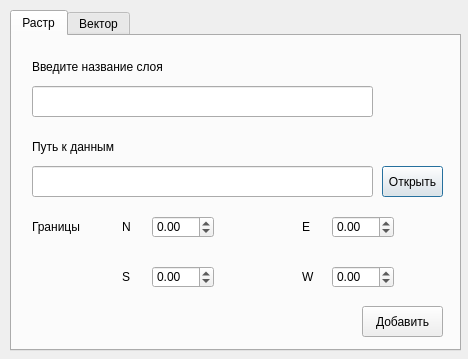
<?xml version="1.0" encoding="UTF-8"?>
<ui version="4.0">
 <class>Dialog</class>
 <widget class="QDialog" name="Dialog">
  <property name="geometry">
   <rect>
    <x>0</x>
    <y>0</y>
    <width>468</width>
    <height>359</height>
   </rect>
  </property>
  <property name="windowTitle">
   <string>Dialog</string>
  </property>
  <widget class="QTabWidget" name="layers_tab">
   <property name="geometry">
    <rect>
     <x>10</x>
     <y>10</y>
     <width>451</width>
     <height>341</height>
    </rect>
   </property>
   <property name="currentIndex">
    <number>0</number>
   </property>
   <widget class="QWidget" name="raster">
    <attribute name="title">
     <string>Растр</string>
    </attribute>
    <widget class="QLabel" name="label_3">
     <property name="geometry">
      <rect>
       <x>20</x>
       <y>20</y>
       <width>181</width>
       <height>21</height>
      </rect>
     </property>
     <property name="text">
      <string>Введите название слоя</string>
     </property>
    </widget>
    <widget class="QLineEdit" name="raster_layer_name">
     <property name="geometry">
      <rect>
       <x>20</x>
       <y>50</y>
       <width>341</width>
       <height>31</height>
      </rect>
     </property>
    </widget>
    <widget class="QLabel" name="label_4">
     <property name="geometry">
      <rect>
       <x>20</x>
       <y>100</y>
       <width>161</width>
       <height>21</height>
      </rect>
     </property>
     <property name="text">
      <string>Путь к данным</string>
     </property>
    </widget>
    <widget class="QLineEdit" name="raster_path">
     <property name="geometry">
      <rect>
       <x>20</x>
       <y>130</y>
       <width>341</width>
       <height>31</height>
      </rect>
     </property>
    </widget>
    <widget class="QPushButton" name="choose_raster_file_btn">
     <property name="geometry">
      <rect>
       <x>370</x>
       <y>130</y>
       <width>61</width>
       <height>31</height>
      </rect>
     </property>
     <property name="text">
      <string>Открыть</string>
     </property>
     <property name="icon">
      <iconset>
       <normaloff>:/icons/icons/cil-folder-open.png</normaloff>:/icons/icons/cil-folder-open.png</iconset>
     </property>
     <property name="iconSize">
      <size>
       <width>24</width>
       <height>24</height>
      </size>
     </property>
    </widget>
    <widget class="QLabel" name="label_5">
     <property name="geometry">
      <rect>
       <x>20</x>
       <y>180</y>
       <width>71</width>
       <height>21</height>
      </rect>
     </property>
     <property name="text">
      <string>Границы</string>
     </property>
    </widget>
    <widget class="QDoubleSpinBox" name="north_border">
     <property name="geometry">
      <rect>
       <x>140</x>
       <y>180</y>
       <width>62</width>
       <height>22</height>
      </rect>
     </property>
     <property name="decimals">
      <number>2</number>
     </property>
     <property name="minimum">
      <double>-90.000000000000000</double>
     </property>
     <property name="maximum">
      <double>90.000000000000000</double>
     </property>
    </widget>
    <widget class="QDoubleSpinBox" name="east_border">
     <property name="geometry">
      <rect>
       <x>320</x>
       <y>180</y>
       <width>62</width>
       <height>22</height>
      </rect>
     </property>
     <property name="minimum">
      <double>-180.000000000000000</double>
     </property>
     <property name="maximum">
      <double>180.000000000000000</double>
     </property>
    </widget>
    <widget class="QDoubleSpinBox" name="south_border">
     <property name="geometry">
      <rect>
       <x>140</x>
       <y>230</y>
       <width>62</width>
       <height>22</height>
      </rect>
     </property>
     <property name="minimum">
      <double>-90.000000000000000</double>
     </property>
     <property name="maximum">
      <double>90.000000000000000</double>
     </property>
    </widget>
    <widget class="QDoubleSpinBox" name="west_border">
     <property name="geometry">
      <rect>
       <x>320</x>
       <y>230</y>
       <width>62</width>
       <height>22</height>
      </rect>
     </property>
     <property name="minimum">
      <double>-180.000000000000000</double>
     </property>
     <property name="maximum">
      <double>180.000000000000000</double>
     </property>
    </widget>
    <widget class="QLabel" name="label_6">
     <property name="geometry">
      <rect>
       <x>110</x>
       <y>180</y>
       <width>21</width>
       <height>21</height>
      </rect>
     </property>
     <property name="text">
      <string>N</string>
     </property>
    </widget>
    <widget class="QLabel" name="label_7">
     <property name="geometry">
      <rect>
       <x>110</x>
       <y>230</y>
       <width>21</width>
       <height>21</height>
      </rect>
     </property>
     <property name="text">
      <string>S</string>
     </property>
    </widget>
    <widget class="QLabel" name="label_15">
     <property name="geometry">
      <rect>
       <x>290</x>
       <y>180</y>
       <width>21</width>
       <height>21</height>
      </rect>
     </property>
     <property name="text">
      <string>E</string>
     </property>
    </widget>
    <widget class="QLabel" name="label_16">
     <property name="geometry">
      <rect>
       <x>290</x>
       <y>230</y>
       <width>21</width>
       <height>21</height>
      </rect>
     </property>
     <property name="text">
      <string>W</string>
     </property>
    </widget>
    <widget class="QPushButton" name="add_raster_btn">
     <property name="geometry">
      <rect>
       <x>350</x>
       <y>270</y>
       <width>81</width>
       <height>31</height>
      </rect>
     </property>
     <property name="text">
      <string>Добавить</string>
     </property>
    </widget>
   </widget>
   <widget class="QWidget" name="vector">
    <attribute name="title">
     <string>Вектор</string>
    </attribute>
    <widget class="QPushButton" name="choose_vector_file_btn">
     <property name="geometry">
      <rect>
       <x>370</x>
       <y>130</y>
       <width>61</width>
       <height>31</height>
      </rect>
     </property>
     <property name="text">
      <string>Открыть</string>
     </property>
     <property name="icon">
      <iconset>
       <normaloff>:/icons/icons/cil-folder-open.png</normaloff>:/icons/icons/cil-folder-open.png</iconset>
     </property>
     <property name="iconSize">
      <size>
       <width>24</width>
       <height>24</height>
      </size>
     </property>
    </widget>
    <widget class="QLineEdit" name="vector_path">
     <property name="geometry">
      <rect>
       <x>20</x>
       <y>130</y>
       <width>341</width>
       <height>31</height>
      </rect>
     </property>
    </widget>
    <widget class="QLabel" name="label">
     <property name="geometry">
      <rect>
       <x>20</x>
       <y>100</y>
       <width>161</width>
       <height>21</height>
      </rect>
     </property>
     <property name="text">
      <string>Путь к данным</string>
     </property>
    </widget>
    <widget class="QLineEdit" name="vector_layer_name">
     <property name="geometry">
      <rect>
       <x>20</x>
       <y>40</y>
       <width>341</width>
       <height>31</height>
      </rect>
     </property>
    </widget>
    <widget class="QLabel" name="label_2">
     <property name="geometry">
      <rect>
       <x>20</x>
       <y>10</y>
       <width>181</width>
       <height>21</height>
      </rect>
     </property>
     <property name="text">
      <string>Введите название слоя</string>
     </property>
    </widget>
    <widget class="QPushButton" name="add_vector_btn">
     <property name="geometry">
      <rect>
       <x>350</x>
       <y>200</y>
       <width>91</width>
       <height>41</height>
      </rect>
     </property>
     <property name="text">
      <string>Добавить</string>
     </property>
    </widget>
   </widget>
  </widget>
 </widget>
 <resources/>
 <connections/>
</ui>
